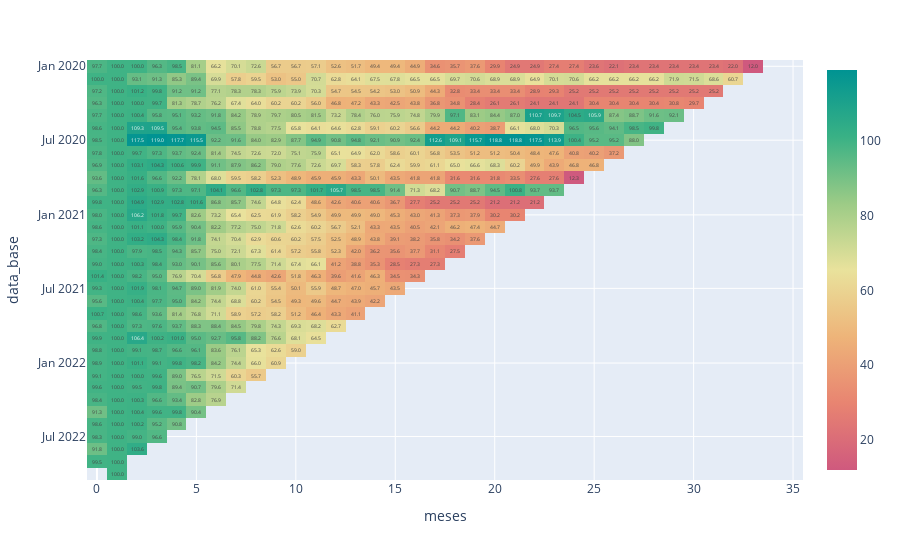

Source (notebook cell):
### Code cell
fig = px.imshow(mrr_lt.loc['2020':].iloc[:,:36], text_auto='.1f', color_continuous_scale='temps_r')
fig.show()

### Figure 1 — Plotly figure (JSON) as saved in the notebook; plotly's stock layout.template omitted (floating-point values rounded to 4 significant figures; data arrays with more than 128 entries replaced by an {"elided": "..."} marker saying what was removed)
{"data": [{"coloraxis": "coloraxis", "hovertemplate": "meses: %{x}<br>data_base: %{y}<br>color: %{z}<extra></extra>", "name": "0", "texttemplate": "%{z:.1f}", "type": "heatmap", "x": [0, 1, 2, 3, 4, 5, 6, 7, 8, 9, 10, 11, 12, 13, 14, 15, 16, 17, 18, 19, 20, 21, 22, 23, 24, 25, 26, 27, 28, 29, 30, 31, 32, 33, 34, 35], "xaxis": "x", "y": ["2020-01-01T00:00:00", "2020-02-01T00:00:00", "2020-03-01T00:00:00", "2020-04-01T00:00:00", "2020-05-01T00:00:00", "2020-06-01T00:00:00", "2020-07-01T00:00:00", "2020-08-01T00:00:00", "2020-09-01T00:00:00", "2020-10-01T00:00:00", "2020-11-01T00:00:00", "2020-12-01T00:00:00", "2021-01-01T00:00:00", "2021-02-01T00:00:00", "2021-03-01T00:00:00", "2021-04-01T00:00:00", "2021-05-01T00:00:00", "2021-06-01T00:00:00", "2021-07-01T00:00:00", "2021-08-01T00:00:00", "2021-09-01T00:00:00", "2021-10-01T00:00:00", "2021-11-01T00:00:00", "2021-12-01T00:00:00", "2022-01-01T00:00:00", "2022-02-01T00:00:00", "2022-03-01T00:00:00", "2022-04-01T00:00:00", "2022-05-01T00:00:00", "2022-06-01T00:00:00", "2022-07-01T00:00:00", "2022-08-01T00:00:00", "2022-09-01T00:00:00", "2022-10-01T00:00:00"], "yaxis": "y", "z": {"elided": "34x36 float values"}}], "layout": {"coloraxis": {"colorscale": [[0, "rgb(207, 89, 126)"], [0.1667, "rgb(232, 132, 113)"], [0.3333, "rgb(238, 180, 121)"], [0.5, "rgb(233, 226, 156)"], [0.6667, "rgb(156, 203, 134)"], [0.8333, "rgb(57, 177, 133)"], [1, "rgb(0, 147, 146)"]]}, "margin": {"t": 60}, "xaxis": {"anchor": "y", "constrain": "domain", "domain": [0, 1], "scaleanchor": "y", "title": {"text": "meses"}}, "yaxis": {"anchor": "x", "autorange": "reversed", "constrain": "domain", "domain": [0, 1], "title": {"text": "data_base"}}}}
